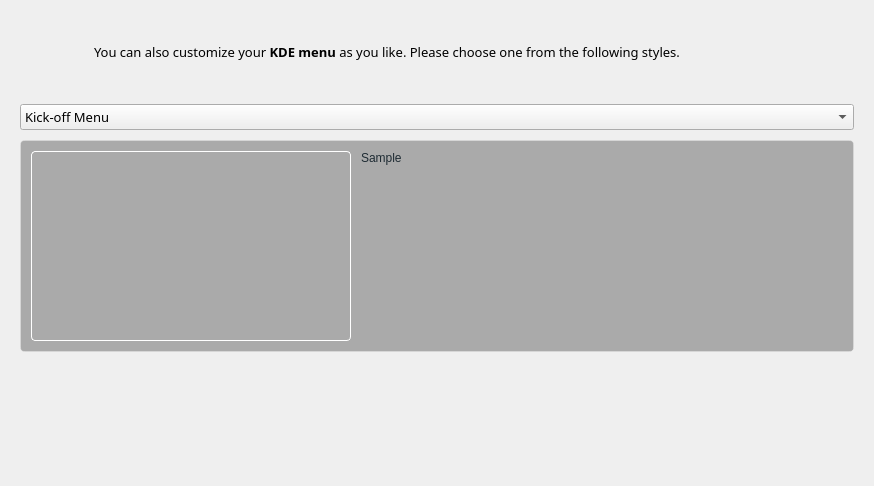
<?xml version="1.0" encoding="UTF-8"?>
<ui version="4.0">
 <class>menuWidget</class>
 <widget class="QWidget" name="menuWidget">
  <property name="geometry">
   <rect>
    <x>0</x>
    <y>0</y>
    <width>874</width>
    <height>486</height>
   </rect>
  </property>
  <property name="sizePolicy">
   <sizepolicy hsizetype="Expanding" vsizetype="Expanding">
    <horstretch>0</horstretch>
    <verstretch>0</verstretch>
   </sizepolicy>
  </property>
  <property name="windowTitle">
   <string>Menu</string>
  </property>
  <property name="styleSheet">
   <string notr="true">QGroupBox {
	background-color: rgb(170, 170, 170);
	border: 1px solid rgba(255,255,255,50);
	border-bottom-left-radius: 4px;
	border-bottom-right-radius: 4px;
}


QPushButton{
	padding: 3px 10px 3px 10px;
	color: white;
	border:0px;
	border-radius:4px;
	background-color: rgb(68, 69, 70);
}

QPushButton::flat{
	border:1px solid  rgb(68, 69, 70);
	border-radius:4px;
	background-color: rgb(68, 69, 70);
}

QPushButton::flat:hover{
	border:1px solid rgba(0, 0, 0, 100);
	border-radius:4px;
	background-color: rgb(0, 172, 255);
}

QPushButton::flat:pressed{
	border:1px solid rgba(0, 0, 0, 100);
	border-radius:4px;
	background-color: rgb(106, 114, 128);
}</string>
  </property>
  <layout class="QGridLayout" name="gridLayout">
   <property name="margin">
    <number>20</number>
   </property>
   <property name="spacing">
    <number>0</number>
   </property>
   <item row="0" column="0">
    <widget class="QLabel" name="label">
     <property name="minimumSize">
      <size>
       <width>64</width>
       <height>64</height>
      </size>
     </property>
     <property name="maximumSize">
      <size>
       <width>64</width>
       <height>64</height>
      </size>
     </property>
     <property name="text">
      <string/>
     </property>
     <property name="pixmap">
      <pixmap resource="../data/kaptan.qrc">:/raw/pixmap/kde.png</pixmap>
     </property>
    </widget>
   </item>
   <item row="0" column="1">
    <widget class="QLabel" name="description">
     <property name="font">
      <font>
       <family>Sans Serif</family>
       <pointsize>10</pointsize>
      </font>
     </property>
     <property name="styleSheet">
      <string notr="true"/>
     </property>
     <property name="text">
      <string>You can also customize your &lt;b&gt;KDE menu&lt;/b&gt; as you like. Please choose one from the following styles.</string>
     </property>
     <property name="wordWrap">
      <bool>true</bool>
     </property>
     <property name="indent">
      <number>10</number>
     </property>
    </widget>
   </item>
   <item row="1" column="1">
    <spacer name="verticalSpacer_4">
     <property name="orientation">
      <enum>Qt::Vertical</enum>
     </property>
     <property name="sizeType">
      <enum>QSizePolicy::Fixed</enum>
     </property>
     <property name="sizeHint" stdset="0">
      <size>
       <width>20</width>
       <height>20</height>
      </size>
     </property>
    </spacer>
   </item>
   <item row="2" column="0" colspan="2">
    <widget class="QComboBox" name="menuStyles">
     <property name="font">
      <font>
       <family>Sans Serif</family>
       <pointsize>10</pointsize>
      </font>
     </property>
     <property name="styleSheet">
      <string notr="true">)</string>
     </property>
     <item>
      <property name="text">
       <string>Kick-off Menu</string>
      </property>
     </item>
     <item>
      <property name="text">
       <string>Simple Menu</string>
      </property>
     </item>
     <item>
      <property name="text">
       <string>Lancelot Menu</string>
      </property>
     </item>
     <item>
      <property name="text">
       <string>Homerun Menu</string>
      </property>
     </item>
     <item>
      <property name="text">
       <string>AppMenu QML</string>
      </property>
     </item>
     <item>
      <property name="text">
       <string>Homerun Kicker</string>
      </property>
     </item>
    </widget>
   </item>
   <item row="3" column="1">
    <spacer name="verticalSpacer">
     <property name="orientation">
      <enum>Qt::Vertical</enum>
     </property>
     <property name="sizeType">
      <enum>QSizePolicy::Fixed</enum>
     </property>
     <property name="sizeHint" stdset="0">
      <size>
       <width>10</width>
       <height>10</height>
      </size>
     </property>
    </spacer>
   </item>
   <item row="4" column="0" colspan="2">
    <widget class="QGroupBox" name="groupBox">
     <property name="minimumSize">
      <size>
       <width>0</width>
       <height>210</height>
      </size>
     </property>
     <property name="styleSheet">
      <string notr="true">border-radius: 4px;
</string>
     </property>
     <property name="title">
      <string/>
     </property>
     <property name="flat">
      <bool>true</bool>
     </property>
     <layout class="QHBoxLayout" name="horizontalLayout">
      <property name="spacing">
       <number>10</number>
      </property>
      <property name="margin">
       <number>10</number>
      </property>
      <item>
       <widget class="QLabel" name="pictureMenuStyles">
        <property name="sizePolicy">
         <sizepolicy hsizetype="Fixed" vsizetype="Fixed">
          <horstretch>0</horstretch>
          <verstretch>0</verstretch>
         </sizepolicy>
        </property>
        <property name="minimumSize">
         <size>
          <width>320</width>
          <height>190</height>
         </size>
        </property>
        <property name="maximumSize">
         <size>
          <width>320</width>
          <height>190</height>
         </size>
        </property>
        <property name="font">
         <font>
          <family>DejaVu Sans</family>
          <pointsize>10</pointsize>
         </font>
        </property>
        <property name="styleSheet">
         <string notr="true">#pictureMenuStyles{
border: 1px solid rgb(255, 255, 255);
}</string>
        </property>
        <property name="frameShape">
         <enum>QFrame::NoFrame</enum>
        </property>
        <property name="text">
         <string/>
        </property>
        <property name="scaledContents">
         <bool>false</bool>
        </property>
        <property name="wordWrap">
         <bool>true</bool>
        </property>
       </widget>
      </item>
      <item>
       <widget class="QLabel" name="labelMenuDescription">
        <property name="sizePolicy">
         <sizepolicy hsizetype="Expanding" vsizetype="Preferred">
          <horstretch>0</horstretch>
          <verstretch>0</verstretch>
         </sizepolicy>
        </property>
        <property name="minimumSize">
         <size>
          <width>0</width>
          <height>0</height>
         </size>
        </property>
        <property name="font">
         <font>
          <pointsize>9</pointsize>
         </font>
        </property>
        <property name="styleSheet">
         <string notr="true">color: rgb(30, 43, 51)</string>
        </property>
        <property name="text">
         <string>Sample</string>
        </property>
        <property name="scaledContents">
         <bool>false</bool>
        </property>
        <property name="alignment">
         <set>Qt::AlignLeading|Qt::AlignLeft|Qt::AlignTop</set>
        </property>
        <property name="wordWrap">
         <bool>true</bool>
        </property>
        <property name="margin">
         <number>20</number>
        </property>
        <property name="indent">
         <number>0</number>
        </property>
       </widget>
      </item>
     </layout>
    </widget>
   </item>
   <item row="5" column="0" colspan="2">
    <spacer name="verticalSpacer_5">
     <property name="orientation">
      <enum>Qt::Vertical</enum>
     </property>
     <property name="sizeType">
      <enum>QSizePolicy::Expanding</enum>
     </property>
     <property name="sizeHint" stdset="0">
      <size>
       <width>834</width>
       <height>144</height>
      </size>
     </property>
    </spacer>
   </item>
  </layout>
 </widget>
 <resources>
  <include location="../data/kaptan.qrc"/>
 </resources>
 <connections/>
</ui>
